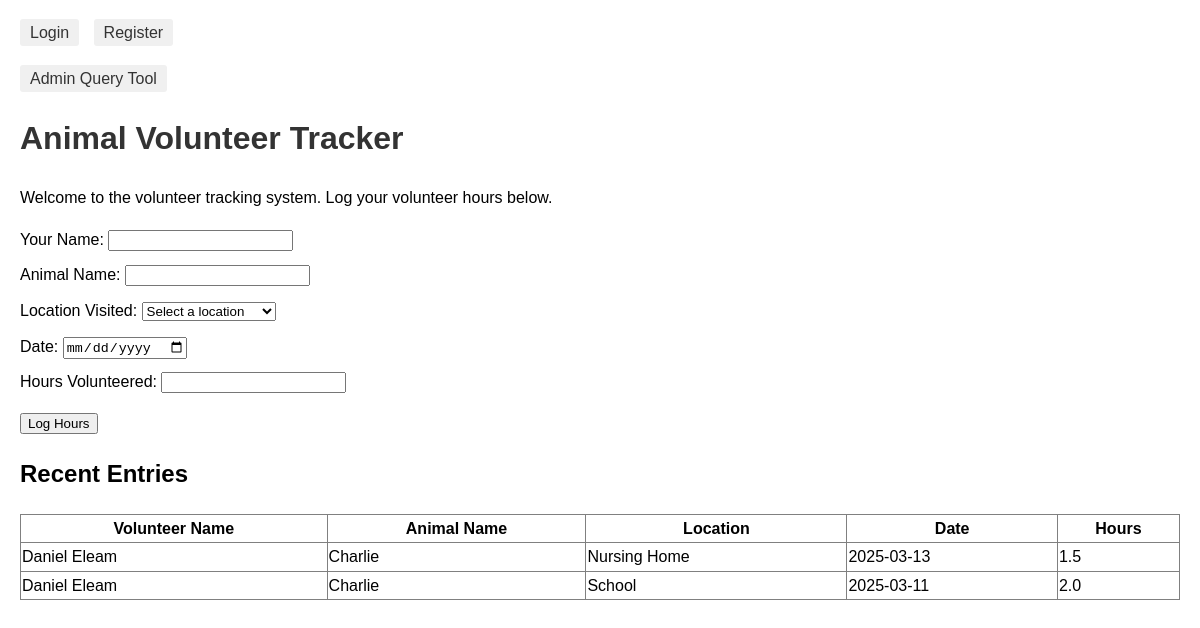
The page / on the database its author committed.
### tables this page shows
CREATE TABLE volunteer_logs (
        id INTEGER PRIMARY KEY AUTOINCREMENT,
        volunteer_name TEXT NOT NULL,
        animal_name TEXT NOT NULL,
        location TEXT NOT NULL,
        log_date TEXT NOT NULL,
        hours REAL NOT NULL,
        timestamp TEXT NOT NULL
    );

### handInPaw/webApp.py (the view)
@app.route('/')
def home():
    conn = sqlite3.connect(DB_PATH)
    conn.row_factory = sqlite3.Row  # This enables column access by name
    cursor = conn.cursor()
    cursor.execute('SELECT * FROM volunteer_logs ORDER BY timestamp DESC')
    logs = [dict(row) for row in cursor.fetchall()]
    cursor.execute('SELECT name FROM locations WHERE active = 1 ORDER BY name')
    locations = [row['name'] for row in cursor.fetchall()]
    conn.close()
    return render_template('index.html', logs=logs, locations=locations)

### handInPaw/templates/index.html (shortened to what this page needs)
<!DOCTYPE html>
<html>
<head>
</head>
<body>
    <div class="nav">
        {% if current_user.is_authenticated %}
            <span style="margin-right: 15px;">Welcome, {{ current_user.username }}!</span>
            {% if current_user.is_administrator() %}
                <a href="/admin" style="margin-right: 10px;">Admin Dashboard</a>
            {% endif %}
            <a href="/logout">Logout</a>
        {% else %}
            <a href="/login" style="margin-right: 10px;">Login</a>
            <a href="/register">Register</a>
        {% endif %}
    </div>
    <div class="nav">
        <a href="/admin">Admin Query Tool</a>
    </div>
    <h1>Animal Volunteer Tracker</h1>
    <p>Welcome to the volunteer tracking system. Log your volunteer hours below.</p>
    <form action="/log" method="post">
        <div>
            <label for="volunteer_name">Your Name:</label>
            <input type="text" id="volunteer_name" name="volunteer_name" required>
        </div>
        <div style="margin-top: 10px;">
            <label for="animal_name">Animal Name:</label>
            <input type="text" id="animal_name" name="animal_name" required>
        </div>
        <div style="margin-top: 10px;">
            <label for="location">Location Visited:</label>
            <select id="location" name="location" required>
                <option value="">Select a location</option>
            </select>
        </div>
        <div style="margin-top: 10px;">
            <label for="date">Date:</label>
            <input type="date" id="date" name="date" required>
        </div>
        <div style="margin-top: 10px;">
            <label for="hours">Hours Volunteered:</label>
            <input type="number" id="hours" name="hours" min="0.5" step="0.5" required>
        </div>
        <div style="margin-top: 15px;">
            <button type="submit">Log Hours</button>
        </div>
    </form>
    <div style="margin-top: 20px;">
        <h2>Recent Entries</h2>
        {% if logs %}
            <table border="1" style="border-collapse: collapse; width: 100%;">
                <thead>
                    <tr>
                        <th>Volunteer Name</th>
                        <th>Animal Name</th>
                        <th>Location</th>
                        <th>Date</th>
                        <th>Hours</th>
                    </tr>
                </thead>
                <tbody>
                    {% for log in logs %}
                    <tr>
                        <td>{{ log.volunteer_name }}</td>
                        <td>{{ log.animal_name }}</td>
                        <td>{{ log.location }}</td>
                        <td>{{ log.log_date }}</td>
                        <td>{{ log.hours }}</td>
                    </tr>
                    {% endfor %}
                </tbody>
            </table>
        {% else %}
            <p>No entries yet.</p>
        {% endif %}
    </div>
</body>
</html>

### handInPaw/templates/index.html (style rules this page uses)
body { font-family: Arial, sans-serif; margin: 0; padding: 20px; line-height: 1.6; }
h1 { color: #333; }
.nav { margin-bottom: 20px; }
.nav a { text-decoration: none; background-color: #f0f0f0; padding: 5px 10px; border-radius: 3px; color: #333; }

### rows shown on the page
volunteer_logs: volunteer_name "Daniel Eleam", animal_name "Charlie", location "Nursing Home", log_date "2025-03-13", hours "1.5"
volunteer_logs: volunteer_name "Daniel Eleam", animal_name "Charlie", location "School", log_date "2025-03-11", hours "2.0"
